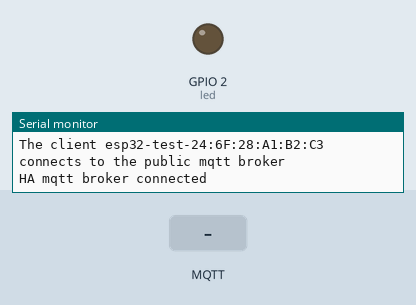
This sketch was run on a simulated ESP32. Shown: output pins drawn as LEDs (lit = HIGH), the last lines printed to the serial monitor. Inputs (shaded band) come from the test bench. WiFi joins after 1.5 s; servers stay silent unless stated; no MQTT or app messages arrive unless stated.

Above: at 2.7 s.
2.8 s: MQTT message "ON" arrives on the first subscribed topic
At 3.7 s:
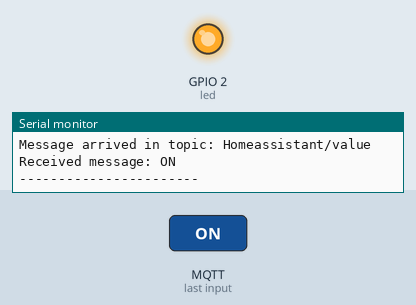
4.3 s: MQTT message "OFF" arrives on the first subscribed topic
At 4.9 s:
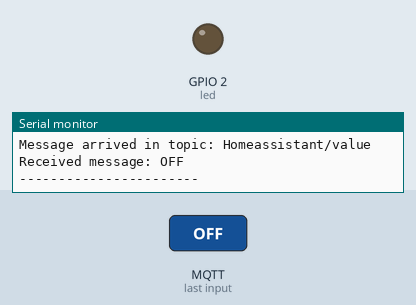
Timing chart, 0 to 7.3 s (numbered marks = the images above; inputs shaded):
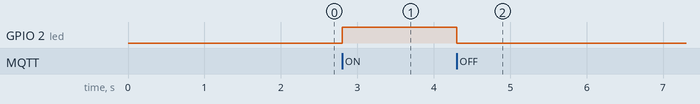

Measured:
- after the input at 2.8 s, GPIO 2 (led): LOW → HIGH at once
- after the input at 4.3 s, GPIO 2 (led): HIGH → LOW at once

The sketch:

led_MQTT.ino
```cpp
#include <WiFi.h>
#include <PubSubClient.h>

// WiFi
const char *ssid = "Praveen act"; // Enter your WiFi name
const char *password = "slact7204813084";  // Enter WiFi password
const int led = 2;
// MQTT Broker
const char *mqtt_broker = "192.168.0.100";
const char *topic = "Homeassistant/value";
const char *mqtt_username = "mosquitto";
const char *mqtt_password = "password_not_changed**__";
const int mqtt_port = 1883;

WiFiClient espClient;
PubSubClient client(espClient);

void setup() {
 // Set software serial baud to 115200;
 Serial.begin(115200);
 pinMode(led,OUTPUT);
 // connecting to a WiFi network
 WiFi.begin(ssid, password);
 while (WiFi.status() != WL_CONNECTED) {
     delay(500);
     Serial.println("Connecting to WiFi..");
 }
 Serial.println("Connected to the WiFi network");
 //connecting to a mqtt broker
 client.setServer(mqtt_broker, mqtt_port);
 client.setCallback(callback);
 while (!client.connected()) {
     String client_id = "esp32-test-";
     client_id += String(WiFi.macAddress());
     Serial.printf("The client %s connects to the public mqtt broker\n", client_id.c_str());
     if (client.connect(client_id.c_str(), mqtt_username, mqtt_password)) {
         Serial.println("HA mqtt broker connected");
     } else {
         Serial.print("failed with state ");
         Serial.print(client.state());
         delay(2000);
     }
 }

 client.subscribe(topic);
}

void callback(char* topic, byte* payload, unsigned int length) {
    Serial.print("Message arrived in topic: ");
    Serial.println(topic);

    // Convert the payload (byte array) to a String
    String Button = "";
    for (unsigned int i = 0; i < length; i++) {
        Button += (char)payload[i];
    }

    // Check if the message is "On"
    if (Button == "ON") {
        digitalWrite(led, HIGH);   // Turn the LED on

           }
    if(Button == "OFF") {
        digitalWrite(led, LOW);   // Turn the LED off

           }

    // Print the received message
    Serial.print("Received message: ");
    Serial.println(Button);
    Serial.println("-----------------------");
}


void loop() {
 client.loop();
}
```
